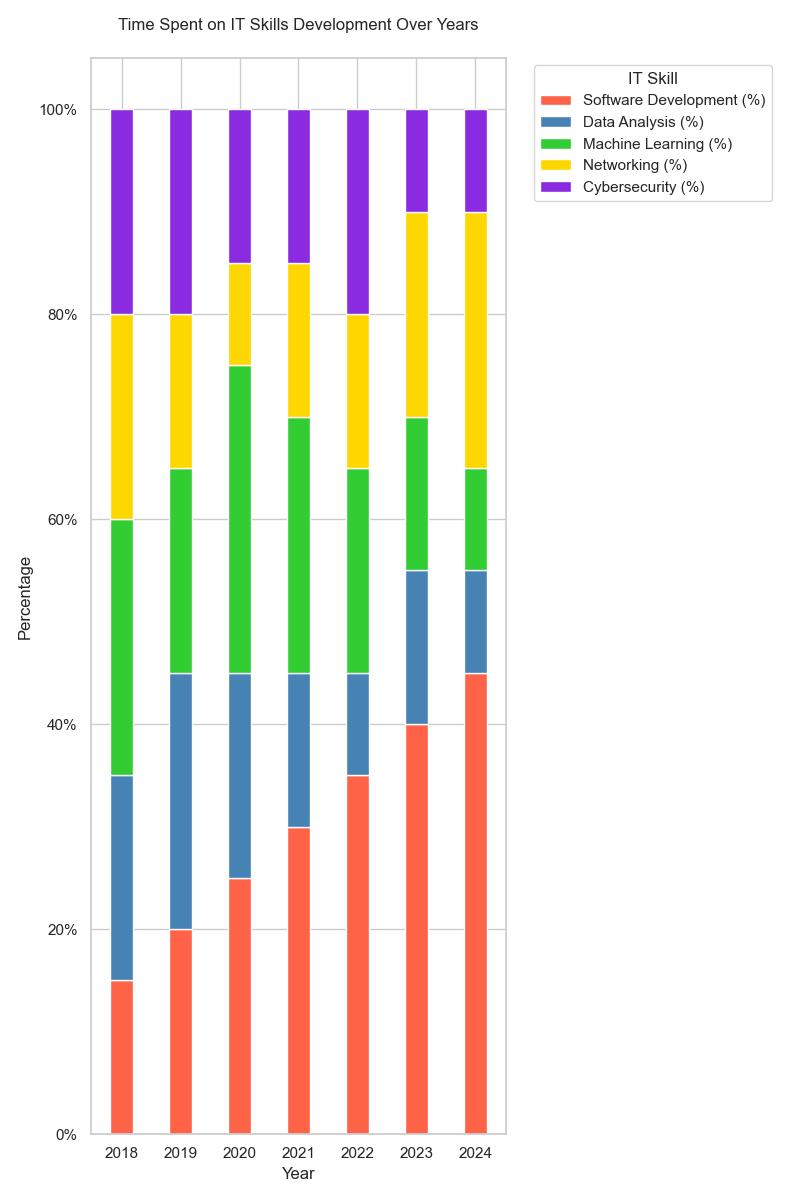

Write Python code to recreate this figure.

import matplotlib.pyplot as plt
import pandas as pd

data = [
    {'Year': 2018, 'Software Development (%)': 15, 'Data Analysis (%)': 20, 'Machine Learning (%)': 25, 'Networking (%)': 20, 'Cybersecurity (%)': 20},
    {'Year': 2019, 'Software Development (%)': 20, 'Data Analysis (%)': 25, 'Machine Learning (%)': 20, 'Networking (%)': 15, 'Cybersecurity (%)': 20},
    {'Year': 2020, 'Software Development (%)': 25, 'Data Analysis (%)': 20, 'Machine Learning (%)': 30, 'Networking (%)': 10, 'Cybersecurity (%)': 15},
    {'Year': 2021, 'Software Development (%)': 30, 'Data Analysis (%)': 15, 'Machine Learning (%)': 25, 'Networking (%)': 15, 'Cybersecurity (%)': 15},
    {'Year': 2022, 'Software Development (%)': 35, 'Data Analysis (%)': 10, 'Machine Learning (%)': 20, 'Networking (%)': 15, 'Cybersecurity (%)': 20},
    {'Year': 2023, 'Software Development (%)': 40, 'Data Analysis (%)': 15, 'Machine Learning (%)': 15, 'Networking (%)': 20, 'Cybersecurity (%)': 10},
    {'Year': 2024, 'Software Development (%)': 45, 'Data Analysis (%)': 10, 'Machine Learning (%)': 10, 'Networking (%)': 25, 'Cybersecurity (%)': 10}
]

df = pd.DataFrame(data)
df.set_index('Year', inplace=True)
cumulative_values = df.cumsum(axis=1)

colors = ['#FF6347', '#4682B4', '#32CD32', '#FFD700', '#8A2BE2']
fig, ax = plt.subplots(figsize=(8, 12))

bar_width = 0.4
for i, col in enumerate(df.columns):
    bottom_values = cumulative_values.iloc[:, i-1] if i > 0 else None
    ax.bar(
        df.index,
        df[col],
        bottom=bottom_values,
        color=colors[i],
        edgecolor='white',
        label=col,
        width=bar_width
    )

ax.set_xticks(df.index)
ax.set_xticklabels(df.index)
ax.set_xlabel('Year')
ax.set_ylabel('Percentage')
ax.set_title('Time Spent on IT Skills Development Over Years', pad=20)
ax.legend(title='IT Skill', bbox_to_anchor=(1.05, 1), loc='upper left')

yticks = ax.get_yticks()
ax.set_yticklabels(['{}%'.format(int(y)) for y in yticks])

plt.tight_layout()
plt.show()
